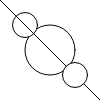
Frame 1 (no input)
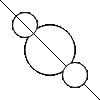
Frame 60 (no input)
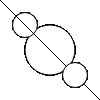
Frame 120 (the mouse pressed at the canvas centre since frame 60)

The p5.js sketch that drew these frames (run headless with seeded random() and noise() and a simulated clock; from frame 60 on, the mouse is pressed at the canvas centre):

// p5.js sketch
// ── sketch.js
function setup() {
  createCanvas(100,100)
}

function draw() {
circle(50,50,50);
circle(25,25,25);
line(0,0,100,100);
circle(75,75,25);
}
